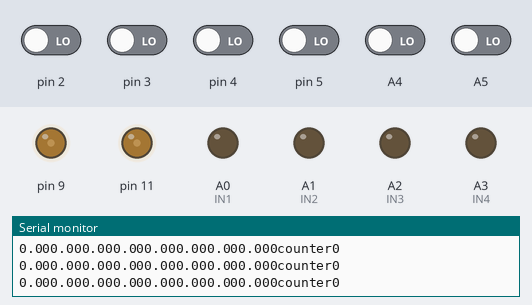
A sketch run on a simulated Arduino Nano, built with avr-gcc and run on an emulated ATmega328P. Shown: output pins drawn as LEDs (lit = HIGH), the last lines printed to the serial monitor. The inputs (shaded band) are chosen by the test bench; at power-on: A4, A5, pin 2–5 LOW.

Above: at 1.2 s.
1.3 s: pin 2 driven HIGH
At 2.5 s:
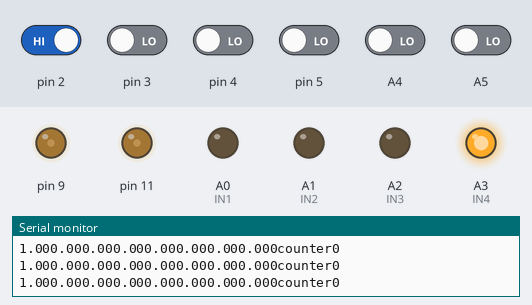
2.8 s: pin 5 driven HIGH
At 3.3 s:
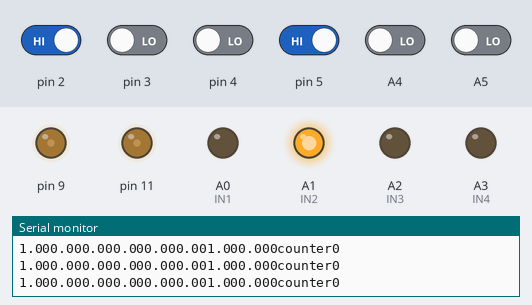
4.3 s: pin 5 driven LOW
At 4.8 s:
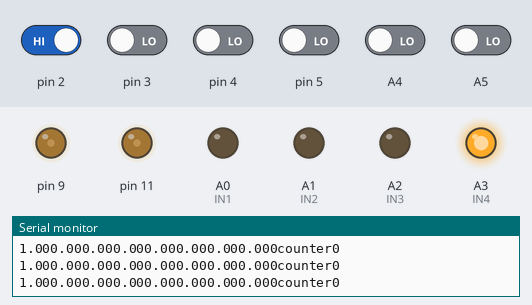
7.3 s: pin 2 driven LOW and pin 4 driven HIGH
At 8.1 s:
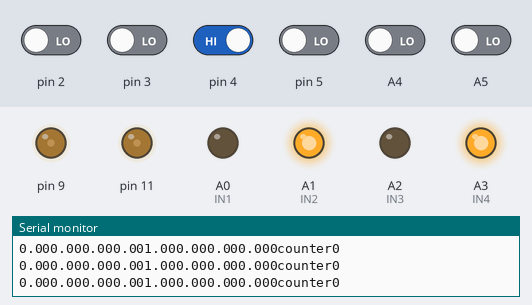
8.8 s: pin 3 driven HIGH
At 10.0 s:
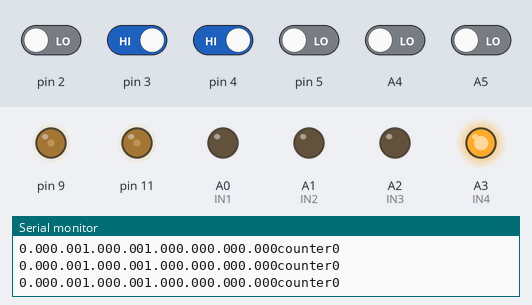
Timing chart, 0 to 11.8 s (numbered marks = the images above; inputs shaded):
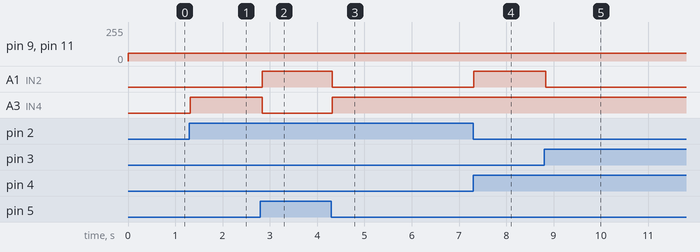

The sketch:

normal_lsa.ino
```cpp
// int setpoint = 0, pre_error, p, i, d, error, pid;
// float kp,kd,ki;
int a,b,c;
float s1, s2, s3, s4, s5, s6, s7, s8;
int IN1 = A0;
int IN2 = A1;
int IN3 = A2;
int IN4 = A3;
int ENA = 11;
int ENB = 9;
int counter;
int counter1 = b;
int counter2 = c;
void setup() {
  Serial.begin(9600);
  pinMode(2, INPUT), pinMode(A4, INPUT), pinMode(3, INPUT), pinMode(A5, INPUT), pinMode(4, INPUT), pinMode(A6, INPUT), pinMode(5, INPUT), pinMode(A7, INPUT);
  pinMode(A0, OUTPUT), pinMode(A1, OUTPUT), pinMode(A2, OUTPUT), pinMode(A3, OUTPUT), pinMode(11, OUTPUT), pinMode(9, OUTPUT);
}

void loop() {
  s1 = digitalRead(2), s2 = digitalRead(A4), s3 = digitalRead(3), s4 = digitalRead(A5), s5 = digitalRead(4), s6 = digitalRead(A6), s7 = digitalRead(5), s8 = digitalRead(A7);
  analogWrite(11,60);
  analogWrite(9, 60);
   if (s1 == 1 && s2 == 1 && s3 == 1 && s4 == 1&& s7 == 1  ) {
    counter=counter+1;
  }
  if (counter == 1) {
    forward();
  }
  if (counter == 2) {
    forward();
  }
  if (counter == 3) {
    right();
  }
  if(counter==4){
    right();
  }
  if (s4 == 1 || s5 == 1 || s3 == 1) {
    forward();
  }
  if (s1 == 1 || s2 == 1 || s3 == 1) {
    left();
  }
  if (s6 == 1 || s7 == 1 || s8 == 1) {
    right();
  }

  //    if (s1 == 1 && s2 == 1 && s3 == 1 && s4 == 1 && s5 == 1) {
  //   counter1++;
  // }
  // if (b == 1) {
  //   forward();
  // }
  // if (b == 2) {
  //   forward();
  // }
  // if (b == 3) {
  //   left();
  // }
  // if (b == 4) {
  //   forward();
  // }
  // if (b == 5) {
  //   forward();
  // }
  // if(b==6){
  //   forward();
  // }
  // if(b==7){
  //   left();
  // }
  // if(b==8){
  //   left();
  // }
  // if(b==9){
  //   left();
  // }
  // if(s4==1 && s5==1 && s6==1&& s7==1&& s8==1){
  //   counter2++;
  // }
  // if (c==1){
  //   forward();
  // }
  // if(c==2){
  //   right();
  // }


  //   if(s1==0&& s2==0 && s3==0 && s4==0 && s5==0 && s6==0 && s7==0 && s8==0){
  //   digitalWrite(IN1,0);
  //   digitalWrite(IN2,0);
  //   digitalWrite(IN3,0);
  //   digitalWrite(IN4,0);
  // }

  Serial.print(s1);
  Serial.print(s2);
  Serial.print(s3);
  Serial.print(s4);
  Serial.print(s5);
  Serial.print(s6);
  Serial.print(s7);
  Serial.print(s8);
  Serial.print(counter);
   Serial.print("counter");
    Serial.println(counter);
  }
//
//
void forward() {
  digitalWrite(IN1, 0);
  digitalWrite(IN2, 1);
  digitalWrite(IN3, 0);
  digitalWrite(IN4, 1);
}
void left() {
  digitalWrite(IN1, 0);
  digitalWrite(IN2, 0);
  digitalWrite(IN3, 0);
  digitalWrite(IN4, 1);
}
void right() {
  digitalWrite(IN1, 0);
  digitalWrite(IN2, 1);
  digitalWrite(IN3, 0);
  digitalWrite(IN4, 0);
}
void stop(){
   digitalWrite(IN1,0);
   digitalWrite(IN2,0);
   digitalWrite(IN3,0);
   digitalWrite(IN4,0);

}
```

Measured:
- after the input at 1.3 s, A3 (IN4): LOW → HIGH at once
- after the input at 2.8 s, A1 (IN2): LOW → HIGH at once; A3 (IN4): HIGH → LOW at once
- after the input at 4.3 s, A1 (IN2): HIGH → LOW at once; A3 (IN4): LOW → HIGH at once
- after the input at 7.3 s, A1 (IN2): LOW → HIGH at once
- after the input at 8.8 s, A1 (IN2): HIGH → LOW at once
